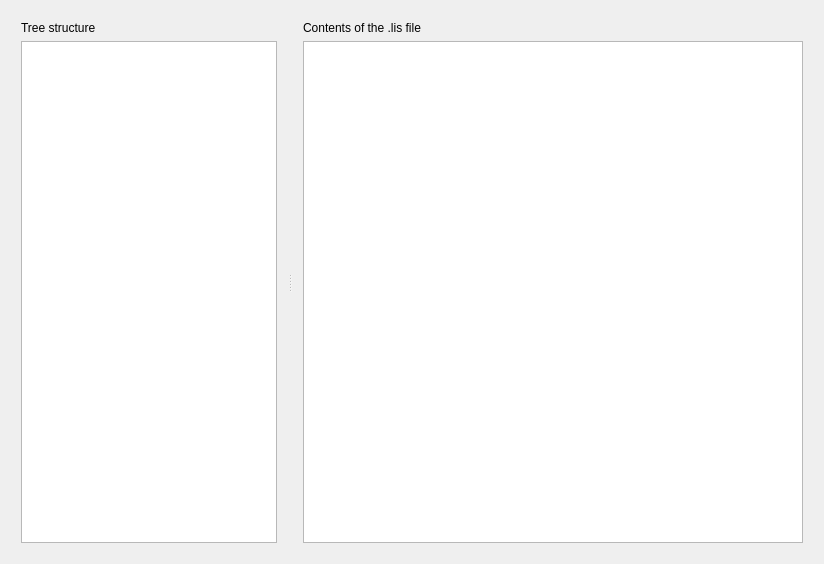
<?xml version="1.0" encoding="UTF-8"?>
<ui version="4.0">
 <class>Dialog</class>
 <widget class="QDialog" name="Dialog">
  <property name="geometry">
   <rect>
    <x>0</x>
    <y>0</y>
    <width>812</width>
    <height>564</height>
   </rect>
  </property>
  <property name="windowTitle">
   <string>Dialog</string>
  </property>
  <layout class="QGridLayout" name="gridLayout">
   <item row="0" column="0">
    <widget class="QSplitter" name="splitter">
     <property name="orientation">
      <enum>Qt::Horizontal</enum>
     </property>
     <property name="handleWidth">
      <number>6</number>
     </property>
     <widget class="QWidget" name="left_panel">
      <layout class="QVBoxLayout" name="left_layout">
       <property name="spacing">
        <number>6</number>
       </property>
       <property name="leftMargin">
        <number>10</number>
       </property>
       <property name="topMargin">
        <number>10</number>
       </property>
       <property name="rightMargin">
        <number>10</number>
       </property>
       <property name="bottomMargin">
        <number>10</number>
       </property>
       <item>
        <widget class="QLabel" name="tree_label">
         <property name="text">
          <string>Tree structure</string>
         </property>
        </widget>
       </item>
       <item>
        <widget class="QTreeView" name="tree_view">
         <property name="sizePolicy">
          <sizepolicy hsizetype="MinimumExpanding" vsizetype="Expanding">
           <horstretch>0</horstretch>
           <verstretch>0</verstretch>
          </sizepolicy>
         </property>
         <property name="maximumSize">
          <size>
           <width>16777215</width>
           <height>16777215</height>
          </size>
         </property>
         <property name="indentation">
          <number>18</number>
         </property>
         <property name="sortingEnabled">
          <bool>false</bool>
         </property>
         <property name="animated">
          <bool>true</bool>
         </property>
         <property name="headerHidden">
          <bool>true</bool>
         </property>
        </widget>
       </item>
      </layout>
     </widget>
     <widget class="QWidget" name="right_panel">
      <layout class="QVBoxLayout" name="right_layout">
       <property name="spacing">
        <number>6</number>
       </property>
       <property name="leftMargin">
        <number>10</number>
       </property>
       <property name="topMargin">
        <number>10</number>
       </property>
       <property name="rightMargin">
        <number>10</number>
       </property>
       <property name="bottomMargin">
        <number>10</number>
       </property>
       <item>
        <widget class="QLabel" name="file_label">
         <property name="text">
          <string>Contents of the .lis file</string>
         </property>
        </widget>
       </item>
       <item>
        <widget class="QTextEdit" name="text_edit">
         <property name="sizePolicy">
          <sizepolicy hsizetype="Expanding" vsizetype="Expanding">
           <horstretch>0</horstretch>
           <verstretch>0</verstretch>
          </sizepolicy>
         </property>
         <property name="minimumSize">
          <size>
           <width>500</width>
           <height>500</height>
          </size>
         </property>
         <property name="readOnly">
          <bool>true</bool>
         </property>
        </widget>
       </item>
      </layout>
     </widget>
    </widget>
   </item>
  </layout>
 </widget>
 <resources/>
 <connections/>
</ui>
